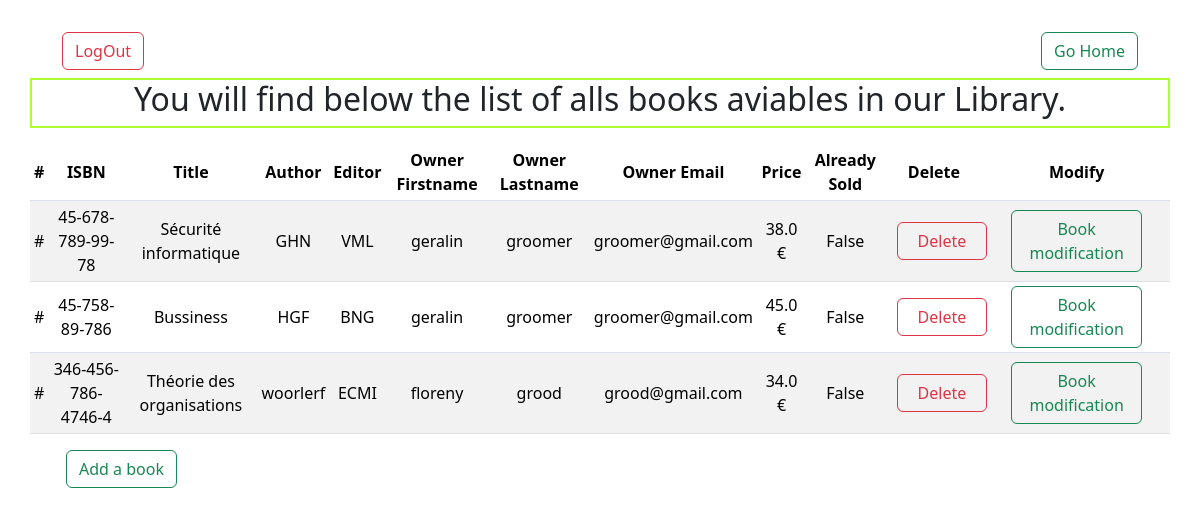
The app's page /all_books with its own data.
### app/models/book.py (models this page shows)
class Book(Base):
    __tablename__ = "Books"
    ISBN = mapped_column(String(72), primary_key=True)
    title = mapped_column(String(72))
    author = mapped_column(String(72))
    editor = mapped_column(String(72))
    price = mapped_column(Float)
    sale = mapped_column(Boolean, default=False)
    owner_id = mapped_column(String(72), ForeignKey('users.id'))
    owner = relationship("User", back_populates="books")

### app/models/users.py (models this page shows)
class User(Base):
    __tablename__ = 'users'
    id = Column(String(72), primary_key=True)
    first_name = Column(String(72))
    last_name = Column(String(72))
    email = Column(String(72), unique=True)
    password = Column(String(72))
    status = Column(String(2048), nullable=True)
    group = Column(String(2048), nullable=True)
    books = relationship("Book", back_populates="owner")

### app/routes/books.py (the view)
@router.get('/all_books')
def get_all_books(request: Request, user: Optional[UserModel] = Depends(get_optional_current_user)):
    db = SessionLocal()
    try:
        if user:
            if user.group == "admin":
                books = db.query(BookModel).all()
            elif user.group == "client":
                books = db.query(BookModel).filter(
                    (BookModel.sale == False) | (BookModel.owner_id == user.id)
                ).all()
        else:
            books = db.query(BookModel).filter(BookModel.sale == False).all()
        owner = []
        for book in books:
            owner.append(db.query(UserModel).filter(UserModel.id == book.owner_id).first())
        data = zip(books, owner)
        return templates.TemplateResponse("display_books.html", context={'request': request, 'data': data})
    except Exception as e:
        raise HTTPException(status_code=400, detail=str(e))
    finally:
        db.close()

### templates/display_books.html
{%extends "base.html" %}
{% from "macro.html" import display %}
{% block content %}
<div class ="container mt-4">
    <div class="navbar">
        <div class="container-fluid">
            <div class="navbar-header">
                <a class="btn btn-outline-danger mx-2" href="/logout" >LogOut</a>
            </div>
            <div class="navbar-header">
                <a class="btn btn-outline-success mx-2" href="/" >Go Home</a>
            </div>
        </div>
    </div>
<div class="row"  id="list">
    <h2> You will find below the list of alls books aviables in our Library.</h2>
</div>
<div class="row">
    <table class=" table table-sm table-striped mt-3">
        <thead>
            <tr>
                <th class="text-center align-middle" scope ="col">#</th>
                <th  class="text-center align-middle" scope ="col">ISBN</th>
                <th class="text-center align-middle" scope ="col"> Title </th>
                <th  class="text-center align-middle" scope ="col"> Author </th>
                <th  class="text-center align-middle"scope ="col"> Editor </th>
                <th  class="text-center align-middle" scope = "col"> Owner Firstname</th>
                <th  class="text-center align-middle" scope = "col"> Owner Lastname</th>
                <th class="text-center align-middle" scope = "col"> Owner Email</th>
                <th class="text-center align-middle" scope = "col"> Price</th>
                <th class="text-center align-middle" scope = "col"> Already Sold </th>
                <th class="text-center align-middle" scope ="col"> Delete</th>
                <th class="text-center align-middle" scope ="col"> Modify</th>
            </tr>
        </thead>
        <tbody>
            {% for book, owner in data %}
            {{ display('#', book, owner) }}
            {% endfor %}
    </table>
</div>
<a class="btn btn-outline-success mx-4" href="/creation/">Add a book</a>
</div>
{% endblock%}

### templates/base.html (shortened to what this page needs)
<!DOCTYPE html>
<html>
<head>
    <link rel="stylesheet" href="../static/design.css">
    <link rel="stylesheet" type="text/css" href="../static/style.css">
    <link rel="stylesheet" href="https://cdn.jsdelivr.net/npm/bootstrap@5.3.3/dist/css/bootstrap.min.css">
</head>
<body>
    {% block content %}
    {% endblock %}
</body>
</html>

### templates/macro.html (shortened to what this page needs)
{% macro display(num,books,owner) %}
<tr>
    <td class="text-center align-middle">{{num}}</td>
    <td class="text-center align-middle"> {{books.ISBN}}</td>
    <td class="text-center align-middle"> {{books.title}}</td>
    <td class="text-center align-middle"> {{books.author}}</td>
    <td class="text-center align-middle"> {{books.editor}}</td>
    <td class="text-center align-middle"> {{owner.first_name}}</td>
    <td class="text-center align-middle"> {{owner.last_name}}</td>
    <td class="text-center align-middle"> {{owner.email}}</td>
    <td class="text-center align-middle"> {{books.price}} €</td>
    <td class="text-center align-middle"> {{books.sale}}</td>
    <td class="text-center align-middle">
        <form id="deleteForm" action="delete/{{ books.ISBN }}" method="post">
            <button type="button" class="btn btn-outline-danger mx-2" onclick="confirmAndDelete(this)">Delete</button>
        </form>
    </td>
    <td class="text-center align-middle">
        <a class="btn btn-outline-success mx-4" href="modify/{{ books.ISBN }}">Book modification</a>
    </td>
</tr>
{% endmacro %}

### static/design.css (style rules this page uses)
#list { border: 2px solid greenyellow; display: flex; justify-content: center; align-items: center; text-align: center; }

### static/style.css (style rules this page uses)
h2 { color: #4caf50; text-align: center; }
button { width: 100%; padding: 10px; border: none; background-color: #4caf50; color: white; border-radius: 5px; cursor: pointer; }

### records on screen
Book: num "#", ISBN "45-678-789-99-78", title "Sécurité informatique", author "GHN", editor "VML", first_name "geralin", last_name "groomer", email "groomer@gmail.com", price "38.0", sale "False"
Book: num "#", ISBN "45-758-89-786", title "Bussiness", author "HGF", editor "BNG", first_name "geralin", last_name "groomer", email "groomer@gmail.com", price "45.0", sale "False"
Book: num "#", ISBN "346-456-786-4746-4", title "Théorie des organisations", author "woorlerf", editor "ECMI", first_name "floreny", last_name "grood", email "grood@gmail.com", price "34.0", sale "False"
